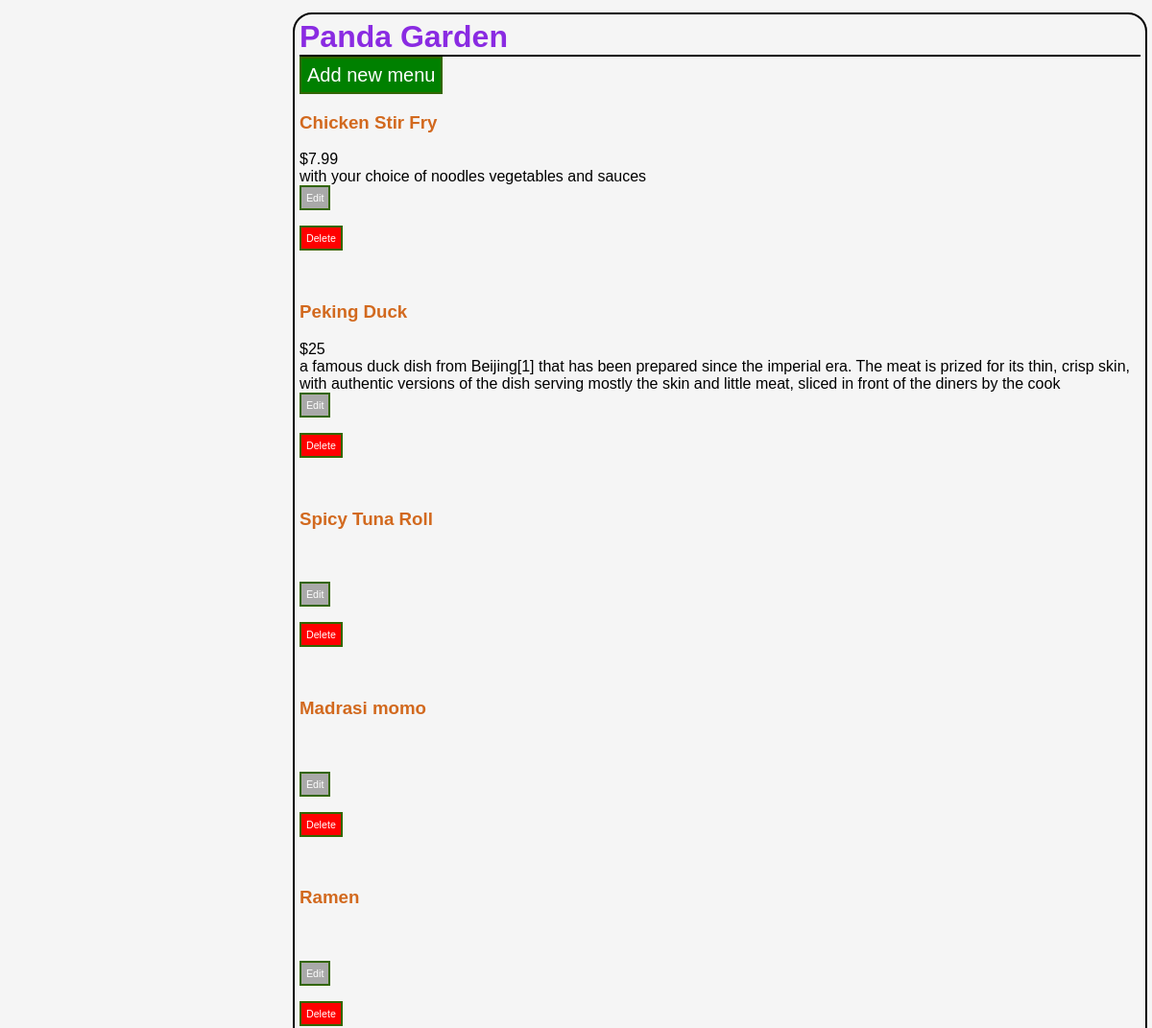
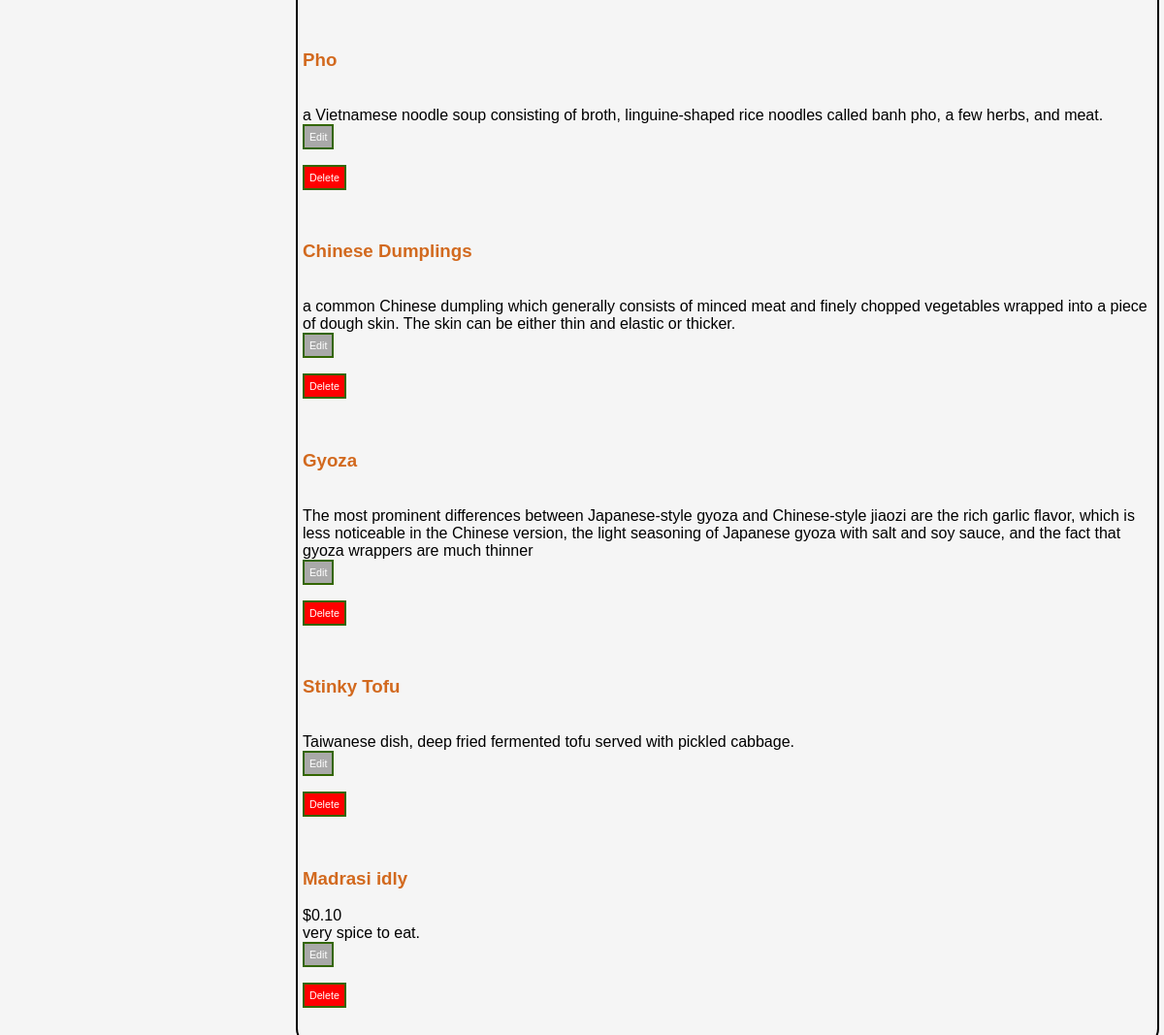
/restaurant/3/, run on the app's committed database (2 pictures, top to bottom).
### database_setup.py (models this page shows, shortened)
class Restaurant(Base):
    __tablename__='restaurant'
    name = Column(String(80), nullable=False)
    id = Column(Integer, primary_key=True)

class MenuItem(Base):
    __tablename__='menu_item'
    name = Column(String(80), nullable=False)
    id= Column(Integer, primary_key=True)
    course = Column(String(80))
    description = Column(String(80))
    price = Column(String(80))
    restaurant_id = Column(Integer, ForeignKey('restaurant.id'))
    restaurant = relationship(Restaurant)

### project.py (the view)
@app.route('/restaurant/<int:restaurant_id>/')
def restaurantmenu(restaurant_id):
    restaurant=session.query(Restaurant).filter_by(id=restaurant_id).one()
    items = session.query(MenuItem).filter_by(restaurant_id=restaurant.id)
    return render_template('menu.html',restaurant=restaurant,items=items)

### templates/menu.html (shortened to what this page needs)
<html>
<head>
    <link rel="stylesheet" type="text/css" href="{{ url_for('static', filename='style.css') }}">
</head>
<body>
    <div class='pane'>
        <div class='header'>
    <h1>{{ restaurant.name }}</h1>
        </div>
    <form action="{{ url_for('newMenuItem', restaurant_id=restaurant.id) }}">
        <input type="submit"  style="font-size:15pt;color:white;background-color:green;border:2px solid #336600;padding:6px" value="Add new menu">
    </form>
    {% for i in items %}
        <h3>{{ i.name }}</h3>
    {{ i.price }} </br>
    {{ i.description }} </br>
        <form action="{{ url_for('editMenuItem', restaurant_id=restaurant.id, menu_id=i.id) }}">
        <input type="submit"  style="font-size:8pt;color:white;background-color:darkgray;border:2px solid #336600;padding:5px" value="Edit">
    </form>
        <form action="{{ url_for('editMenuItem', restaurant_id=restaurant.id, menu_id=i.id) }}">
        <input type="submit"  style="font-size:8pt;color:white;background-color:red;border:2px solid #336600;padding:5px" value="Delete">
    </form>
    {% endfor %}
    </div>
</body>
</html>

### static/style.css (style rules this page uses)
body { font-family: sans-serif; background-color: whitesmoke; }
h1, h2, h4 { color: blueviolet; }
h3 { color: chocolate; }
h1, h2 { font-family: 'Arial', serif; margin: 0; }
h1 { border-bottom:2px solid #000000; }
.pane { position:absolute; left: 25%; border: 2px solid black; border-radius: 20px; padding: 5px; margin: 5px; border-color: #000000; }
.header { left:50%; text-aling:center; }

### data on the page
Restaurant: name "Panda Garden"
MenuItem: name "Chicken Stir Fry", price "$7.99", description "with your choice of noodles vegetables and sauces"
MenuItem: name "Peking Duck", price "$25", description "a famous duck dish from Beijing[1] that has been prepared since the imperial era. The meat is prized for its thin, crisp skin, with authentic versions of the dish serving mostly the skin and little meat, sliced in front of the diners by the cook"
MenuItem: name "Spicy Tuna Roll"
MenuItem: name "Madrasi momo"
MenuItem: name "Ramen"
MenuItem: name "Pho", description "a Vietnamese noodle soup consisting of broth, linguine-shaped rice noodles called banh pho, a few herbs, and meat."
MenuItem: name "Chinese Dumplings", description "a common Chinese dumpling which generally consists of minced meat and finely chopped vegetables wrapped into a piece of dough skin. The skin can be either thin and elastic or thicker."
MenuItem: name "Gyoza", description "The most prominent differences between Japanese-style gyoza and Chinese-style jiaozi are the rich garlic flavor, which is less noticeable in the Chinese version, the light seasoning of Japanese gyoza with salt and soy sauce, and the fact that gyoza wrappers are much thinner"
MenuItem: name "Stinky Tofu", description "Taiwanese dish, deep fried fermented tofu served with pickled cabbage."
MenuItem: name "Madrasi idly", price "$0.10", description "very spice to eat."
